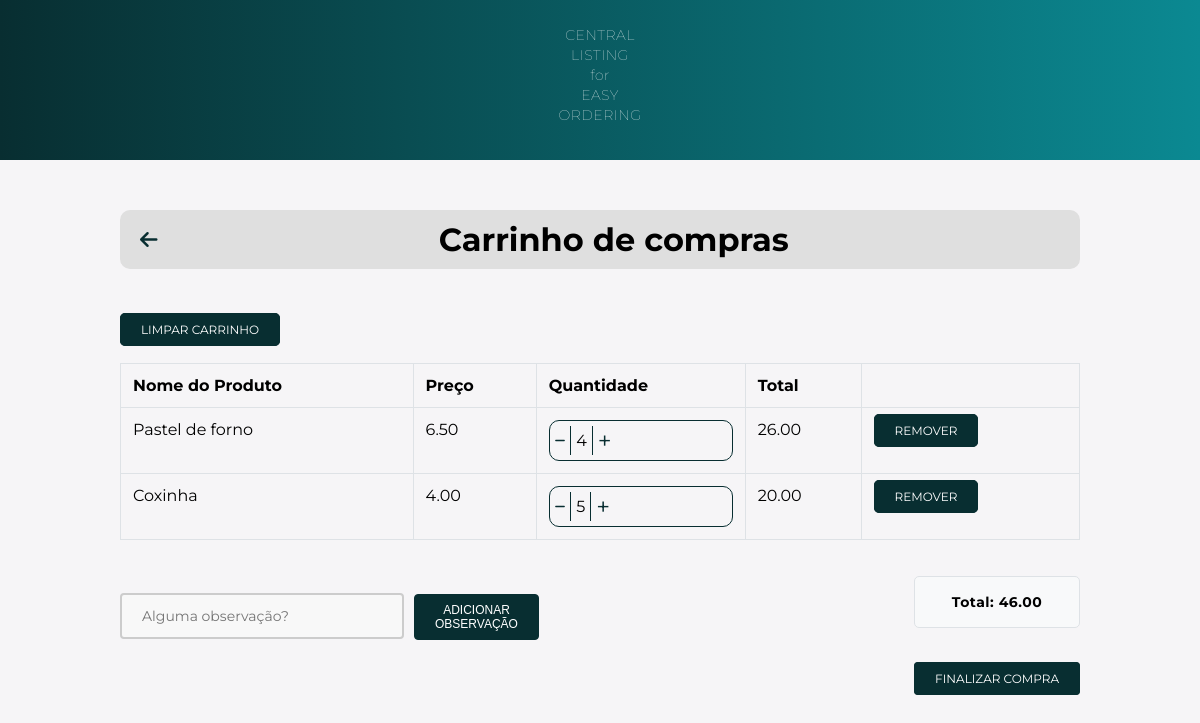
Page /cart/ (signed in) on the committed database.
### main/models.py (models this page shows, shortened)
class Cart(models.Model):
    user = models.ForeignKey(User, on_delete=models.CASCADE)
    product = models.ForeignKey(FoodProduct, on_delete=models.CASCADE)
    quantity = models.PositiveBigIntegerField(default=1)

class FoodProduct(models.Model):
    name = models.CharField(max_length=255)
    price = models.DecimalField(max_digits=10, decimal_places=2)
    image = models.ImageField(upload_to='static/food_products/', default="static/food_products/default")
    description = models.TextField()
    ingredients = models.ManyToManyField(Ingredients, blank=True)

### main/views.py (the view)
# urls.py: path('cart/', views.cart, name='cart'),
@login_required(login_url='login')
def cart(request):
    cart_items = Cart.objects.filter(user=request.user)
    cart_items_total = []
    for item in cart_items:
        total = item.product.price * item.quantity
        cart_items_total.append((item, total))
    cart_total = sum([total for _, total in cart_items_total])
    if request.method == "POST":
        form = CartForm(request.POST)
        if form.is_valid():
            obs = form.cleaned_data["text_box_obs"]
            request.session["cart_obs"] = obs
            return redirect('cart')
    else:
        form = CartForm()
    context = {
        'cart_items_total': cart_items_total,
        'cart_total': cart_total,
        'form': form,
    }
    return render(request, 'cart.html', context)

### main/forms.py
class CartForm(forms.Form):
    text_box_obs = forms.CharField(widget=forms.Textarea(attrs={'rows': 4, 'placeholder': 'Alguma observação?'}), required=False)

### templates/cart.html (shortened to what this page needs)
{% load static %}
<!DOCTYPE html>
<html>
<head>
    <link rel="stylesheet" type="text/css" href="{% static './css/cart.css' %}">
    <link rel="stylesheet" href="https://cdnjs.cloudflare.com/ajax/libs/font-awesome/6.4.0/css/all.min.css" />
</head>
<body>
    <nav>
        <p>CENTRAL<br>LISTING<br>for<br>EASY<br>ORDERING</p>
    </nav>
    <div class="container">
        <div class="top-bar">
            <a href="{% url 'home' %}" class="back-to-home">
                <i class="fas fa-arrow-left"></i>
            </a>
            <h1 class="top-bar-title">Carrinho de compras</h1>
        </div>
    </div>
    <div class="container_clear_cart">
    <a href="{% url 'clear_cart' %}" class="btn btn-danger clear-cart-btn" name="clearCart">Limpar carrinho</a>
    </div>
    <div class="container">
        <div class="row">
            <div class="col-12">
                {% if cart_items_total %}
                <div class="table-container">
                <table class="table table-bordered">
                    <thead>
                        <tr>
                            <th>Nome do Produto</th>
                            <th>Preço</th>
                            <th>Quantidade</th>
                            <th>Total</th>
                            <th></th>
                        </tr>
                    </thead>
                    <tbody>
                        {% for item, total in cart_items_total %}
                        <tr>
                            <td>{{ item.product.name }}</td>
                            <td>{{ item.product.price }}</td>
                            <td>
                                <div class="quantity-box">
                                    <a href="{% url 'decrement_quantity' item.product.id %}" class="fa-sharp fa-solid fa-minus btn-sm minus-link" style="text-decoration: none" name="decreaseCart"></a>
                                    <span class="quantity-number">{{ item.quantity }}</span>
                                    <a href="{% url 'increment_quantity' item.product.id %}" class="fa-light fa-plus btn-sm plus-link" style="text-decoration: none" name="increaseCart"></a>
                                </div>
                            </td>
                            <td>{{ total }}</td>
                            <td>
                                <a href="{% url 'remove_from_cart' item.product.id %}" class="btn btn-danger btn-sm" name="removeCart">Remover</a>
                            </td>
                        </tr>
                        {% endfor %}
                    </tbody>
                </table>
            </div>
            {% if cart_items_total %}
                <div class="bottom-container">
                    <form method="post">
                        <div class="observation-container">
                            <input type="text" name="{{ form.text_box_obs.name }}" class="observation-box" placeholder="Alguma observação?"/>
                            <div class="add-observation-btn-container">
                                <button type="submit" class="btn btn-primary" name="obsCartBtn">Adicionar observação</button>
                            </div>
                        </div>
                    </form>
                    <div class="total-and-button-container">
                        <div class="total-box">
                            <p class="total-text">Total: {{ cart_total }}</p>
                        </div>
                        <div class="checkout-btn-container">
                            <a href="{% url 'payment' %}" class="btn btn-primary" name="finalizarCompra">Finalizar Compra</a>
                        </div>
                    </div>
            {% endif %}
                {% else %}
                <div class="empty-cart-message">
                    <p>Seu carrinho está vazio. <a href="{% url 'home' %}">Continue comprando</a>.</p>
                </div>
                {% endif %}
            </div>
        </div>
    </div>
</body>
</html>

### static/css/cart.css (style rules this page uses)
* { box-sizing: border-box; margin: 0; padding: 0; }
body { background: #f6f5f7; font-family: 'Montserrat', sans-serif; }
nav { background: linear-gradient(90deg, #082E31, #0b8992); padding: 5px; text-align: center; font-size: 15px; font-weight: bold; width: 100%; color: #fff; margin-bottom: 50px; }
p { font-size: 14px; font-weight: 100; line-height: 20px; letter-spacing: 0.5px; margin: 20px 0 30px; }
.container { width: 80%; margin: 0 auto; position: relative; }
.container_clear_cart { width: 80%; margin: 0 auto; position: relative; padding-top: 30px; }
.table { width: 100%; margin-bottom: 1rem; background-color: transparent; border-collapse: collapse; }
.table-bordered { border: 1px solid #dee2e6; }
.table-bordered th, .table-bordered td { border: 1px solid #dee2e6; }
th { text-align: inherit; padding: 0.75rem; vertical-align: top; border-top: 1px solid #dee2e6; }
td { padding: 0.75rem; vertical-align: top; border-top: 1px solid #dee2e6; }
.btn { text-transform: uppercase; font-size: 12px; padding: 8px 20px; border-radius: 5px; cursor: pointer; text-decoration: none; }
.btn-danger { background-color:#082E31; color: #fff; border: 1px solid #082E31; }
.btn-sm { font-size: 0.875rem; padding: 0.25rem 0.5rem; border-radius: 0.2rem; }
.plus-link { padding: 5px 5px; display: inline-block; background-color: #f6f5f7; color: #082E31; font-size: 24px }
.minus-link { padding: 5px 5px; display: inline-block; background-color: #f6f5f7; color: #082E31; font-size: 12px }
.quantity-box { display: flex; align-items: center; border: 1px solid #082E31; border-radius: 10px; box-sizing: 1px; }
.quantity-number { display: inline-block; padding: 5px 5px; border-left: 1px solid #082E31; border-right: 1px solid #082E31; }
.top-bar { display: flex; align-items: center; padding: 10px 20px; background-color: #dfdfdf; border-radius: 10px; width: 100%; margin-bottom: 20px; position: relative; }
.top-bar-title { flex-grow: 1; margin: 0; font-size: 32px; text-align: center; }
.back-to-home { color: #082E31; font-size: 20px; margin-right: 10px; }
.clear-cart-btn { margin-top: 15px; margin-bottom: 15px; }
.total-box { background-color: #f8f9fa; border: 1px solid #dee2e6; padding: 15px; margin-bottom: 20px; border-radius: 5px; width: 100%; max-width: 200px; text-align: center; right: 0; }
.total-text { margin: 0; font-weight: bold; }
.table-container { margin-top: 25px; }
.observation-box { width: 100%; padding: 12px 20px; margin: 8px 0; box-sizing: border-box; border: 2px solid #ccc; border-radius: 4px; background-color: #f8f8f8; resize: none; font-size: 14px; font-family: inherit; margin-bottom: 10px; }
.btn-primary { background-color: #082E31; border: 1px solid #082E31; color: #fff; padding: 8px 20px; font-size: 12px; border-radius: 4px; cursor: pointer; transition: all 0.3s; }
.observation-container { display: flex; align-items: center; justify-content: space-between; margin-bottom: 20px; }
.total-box { margin-top: 20px; margin-top: 20px; }
.bottom-container { display: flex; justify-content: space-between; align-items: center; flex-wrap: wrap; }
.add-observation-btn-container { text-align: left; margin-top: 0.4px; padding-left: 10px; }
.checkout-btn-container { padding: 10px 0; }
.total-and-button-container { display: flex; flex-direction: column; align-items: center; justify-content: center; gap: 10px; }

### rows in the picture
Cart: product.name "Pastel de forno", product.price "6.50", quantity "4", total "26.00"
Cart: product.name "Coxinha", product.price "4.00", quantity "5", total "20.00"

### other values in the picture
{{ cart_total }} "46.00"
